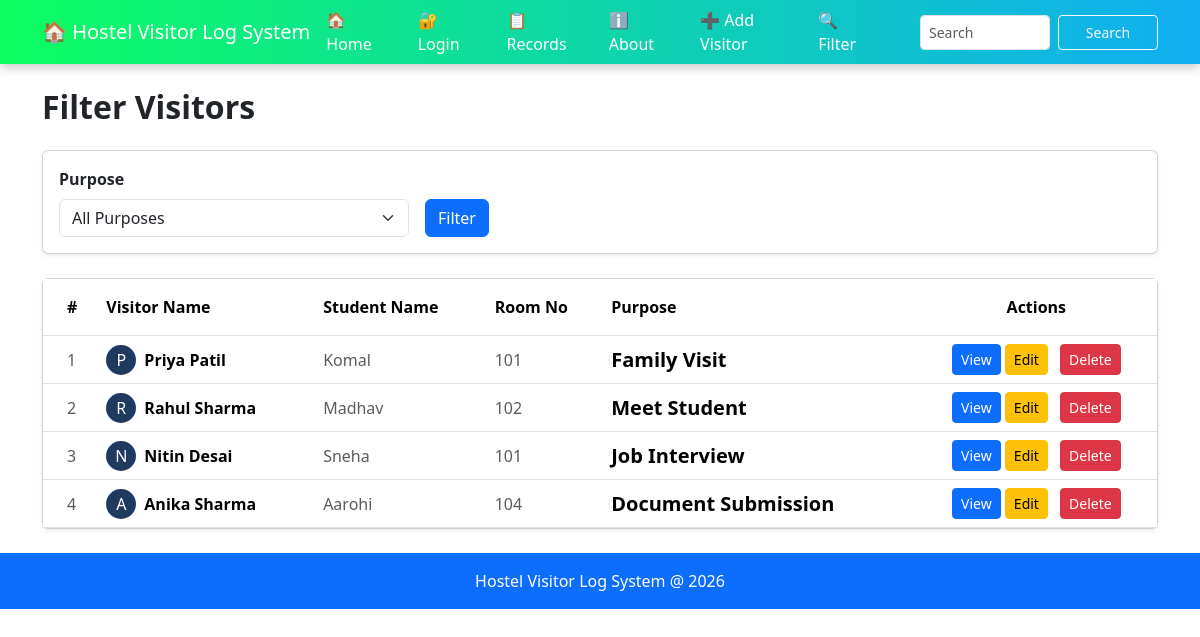
The app's page /filter with its own data.
### tables this page shows
CREATE TABLE visitors(
        id INTEGER PRIMARY KEY AUTOINCREMENT,
        visitor_name TEXT NOT NULL,
        student_name TEXT NOT NULL,
        room_no TEXT NOT NULL,
        purpose TEXT NOT NULL
    );

### app.py (the view)
@app.route('/filter')
def filter_students():
    purpose = request.args.get('purpose', '')
    conn = get_db()
    purposes = conn.execute("""
        SELECT DISTINCT purpose
        FROM visitors
        ORDER BY purpose
    """).fetchall()
    if purpose:
        visitors = conn.execute("""
            SELECT *
            FROM visitors
            WHERE purpose = ?
            ORDER BY id ASC
        """, (purpose,)).fetchall()
    else:
        visitors = conn.execute("""
            SELECT *
            FROM visitors
            ORDER BY id ASC
        """).fetchall()
    conn.close()
    return render_template(
        'filter.html',
        visitors=visitors,
        purposes=purposes,
        selected_purpose=purpose
    )

### app.py (called while the page is built)
def get_db():
    conn = sqlite3.connect("Database.db")
    conn.row_factory = sqlite3.Row
    return conn

### templates/filter.html (shortened to what this page needs)
{% extends 'base.html' %}
{% block content %}
<h2 class="fw-bold mb-4">Filter Visitors</h2>
<div class="card mb-4 shadow-sm">
    <div class="card-body">
        <form method="GET" action="/filter" >
            <div class="row g-3 align-items-end">
                <div class="col-md-4">
                    <label class="form-label fw-bold">Purpose</label>
                    <select name="purpose" class="form-select">
    <option value="">All Purposes</option>
</select>
                </div>
                <div class="col-md-4">
                    <button type="submit" class="btn btn-primary">Filter</button>
                </div>
            </div>
        </form>
    </div>
</div>
{% if visitors %}
<div class="card shadow-sm">
    <div class="card-body p-0">
        <div class="table-responsive">
            <table class="table table-hover mb-0">
                <thead style="background-color: #1e3a5f; color:white;">
                    <tr>
                        <th class="py-3 ps-4">#</th>
                        <th class="py-3"> Visitor Name</th>
                        <th class="py-3">Student Name</th>
                        <th class="py-3">Room No</th>
                        <th class="py-3">Purpose</th>
                        <th class="py-3 text-center">Actions</th>
                    </tr>
                </thead>
                <tbody>
                    {% for visitor in visitors %}
                    <tr class="align-middle">
                        <td class="ps-4 text-muted">
                            {{ loop.index }}
                        </td>
                        <td>
                            <div class="d-flex align-items-center">
                                <div class="rounded-circle d-flex justify-content-center align-items-center me-2"
                                     style="width:30px; height:30px; background-color:#1e3a5f; color:white;">
                                    {{ visitor['visitor_name'][0] }}
                                </div>
                                <span class="fw-bold">{{ visitor['visitor_name'] }}</span>
                            </div>
                        </td>
                        <td class="text-muted">{{ visitor['student_name'] }}</td>
                        <td class="text-muted">{{ visitor['room_no'] }}</td>
                        <td>
                            <span class="fw-bold fs-5">{{ visitor['purpose'] }}</span>
                        </td>
                        <td class="text-center">
                            <a href="/view/{{ visitor['id'] }}"
                               class="btn btn-sm btn-primary">
                                View
                            </a>
                            <a href="/edit_visitor/{{ visitor['id'] }}"
                               class="btn btn-sm btn btn-sm btn-warning me-2">
                                 Edit
                            </a>
                            <a href="/delete/{{ visitor['id'] }}"
                               class="btn btn btn-sm btn-danger"
                               onclick="return confirm('Are you sure you want to delete this visitor?');">
                                 Delete
                            </a>
                        </td>
                    </tr>
                    {% endfor %}
                </tbody>
            </table>
        </div>
    </div>
</div>
{% else %}
<div class="alert alert-info mt-4" role="alert">
    No visitors found for the selected filter.
</div>
{% endif %}
{% endblock %}

### records on screen
visitors: visitor_name "P", visitor_name "Priya Patil", student_name "Komal", room_no "101", purpose "Family Visit"
visitors: visitor_name "R", visitor_name "Rahul Sharma", student_name "Madhav", room_no "102", purpose "Meet Student"
visitors: visitor_name "N", visitor_name "Nitin Desai", student_name "Sneha", room_no "101", purpose "Job Interview"
visitors: visitor_name "A", visitor_name "Anika Sharma", student_name "Aarohi", room_no "104", purpose "Document Submission"
